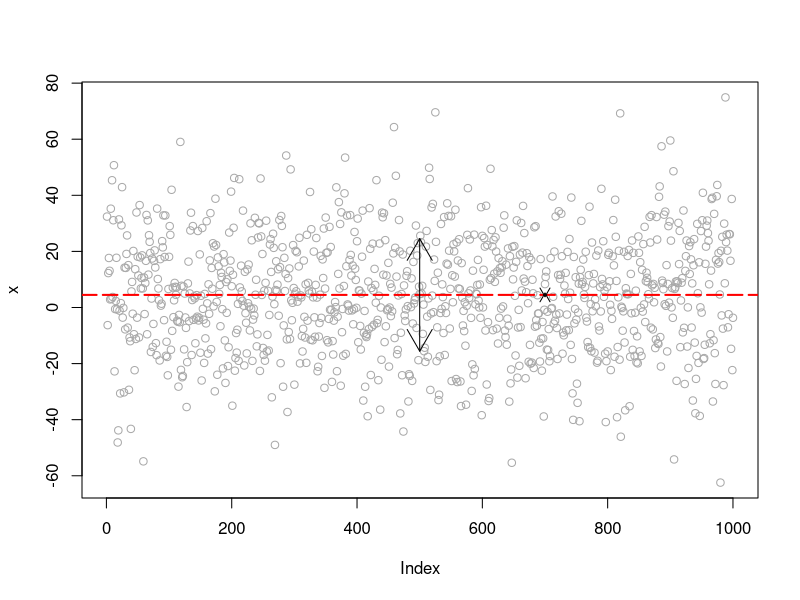
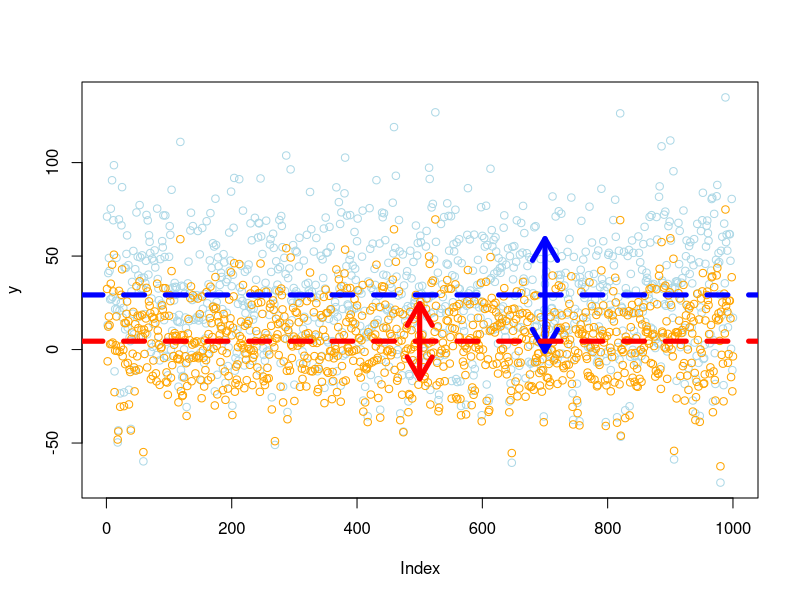
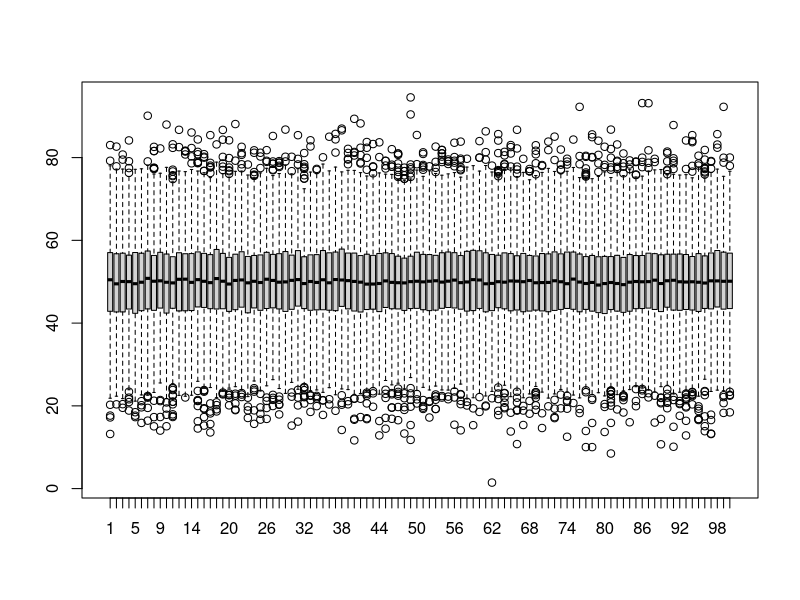

Here is the R script that generated these plots, in order:
library(tidyverse)

# zufaellige Daten generieren
set.seed(42)
x <- rnorm(n = 1000, mean = 5, sd = 20)

# Scatterplot
plot(x, col = "darkgrey")

# Mittelwert
abline(h = mean(x), lwd = 2, col = "red", lty = 5)

# Standardabweichung
arrows(x0 = 500, x1 = 500,
       y0 = mean(x) + sd(x),
       y1 = mean(x) - sd(x), code = 3)

# Standardfehler
se <- sd(x) / sqrt(length(x))


arrows(x0 = 700, x1 = 700,
       y0 = mean(x) - se,
       y1 = mean(x) + se,
       code = 3, length = .1, angle = 30)


set.seed(42)
y <-rnorm(n = 1000, mean = 30, sd = 30)


plot(y, col = "lightblue")
points(x, col = "orange")
arrows(x0 = 500, x1 = 500,
       y0 = mean(x) + sd(x),
       y1 = mean(x) - sd(x), code = 3, 
       col = "red", lwd = 5)
arrows(x0 = 700, x1 = 700,
       y0 = mean(y) + sd(y),
       y1 = mean(y) - sd(y), code = 3,
       col = "blue", lwd = 5)
abline(h = mean(x), col = "red", lwd = 5, lty = 2)
abline(h = mean(y), col = "blue", lwd = 5, lty = 2)



# Idee hinter dem Standardfehler illustriert

# unsere "Grundgesamtheit"
set.seed(2000)
gg <- rnorm(n = 1000000, mean = 50, sd = 10)

# samples
seeds <- c(1900:2000)
samples <- list()

# Liste mit Samples
for(i in 1:100) {
  set.seed(seeds[i])
  samples[[i]] <- sample(gg, 1000)
}

# wie unterscheiden sich die Samples?
boxplot(samples)

# Standardfehler: 
# Quadratwurzel aus Summe aus (sample mean - overall mean)^2
# (fuer jedes Sample) geteilt durch Zahl der Samples,
# also sqrt(sum(fuer jedes Sample: sample mean - overall mean)  /
# Anzahl der Samples)
(sapply(1:length(samples), 
       function(i) (mean(samples[[i]]) - 
                      mean(unlist(samples)))^2) / 100) %>%
  sum %>%
  sqrt

# zum Vergleich:
sd(samples[[1]]) / sqrt(length(samples[[1]]))
sd(samples[[5]]) / sqrt(length(samples[[1]]))
sd(samples[[10]]) / sqrt(length(samples[[1]]))
# etc.
